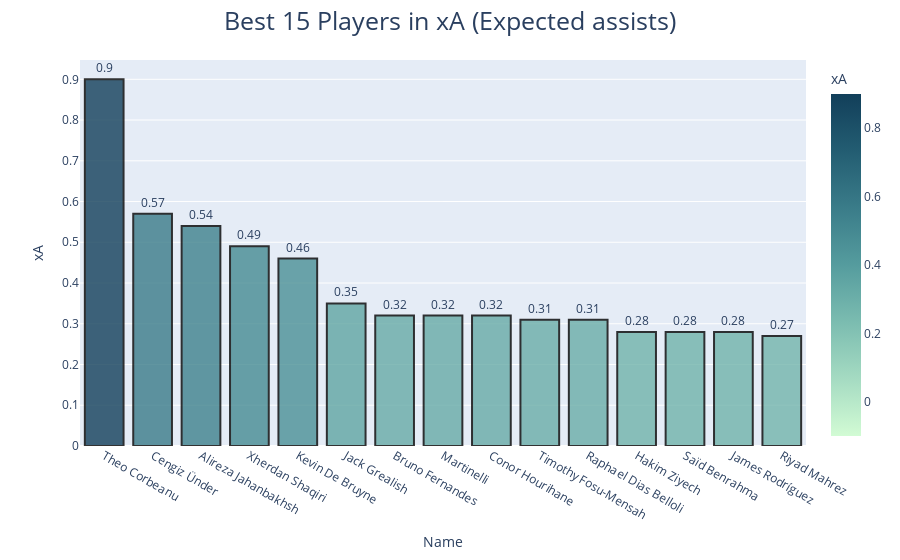

The notebook cell saved with this chart:
### Markdown cell above
### With the same metrics above, we can utilize it in xA (expected assists), first we look to the TOP 15 players in xA:

### Code cell
assist_xg = px.bar(data_frame=premier.nlargest(15,'xA')[['xA', 'Name']],
                  x='Name', y='xA', color='xA', text='xA', color_continuous_scale='darkmint',
                  color_continuous_midpoint=0.4, opacity=0.8)
assist_xg.update_layout(title_text='Best 15 Players in xA (Expected assists)', title_x=0.5, 
                        title_font=dict(size=25))
assist_xg.update_traces(marker=dict(line=dict(color='#000000', width=2)), textposition='outside')

### Figure 1 — Plotly figure (JSON) as saved in the notebook; plotly's stock layout.template omitted (floating-point values rounded to 4 significant figures)
{"data": [{"hovertemplate": "Name=%{x}<br>xA=%{marker.color}<extra></extra>", "legendgroup": "", "marker": {"color": [0.9, 0.57, 0.54, 0.49, 0.46, 0.35, 0.32, 0.32, 0.32, 0.31, 0.31, 0.28, 0.28, 0.28, 0.27], "coloraxis": "coloraxis", "line": {"color": "#000000", "width": 2}, "opacity": 0.8, "pattern": {"shape": ""}}, "name": "", "orientation": "v", "showlegend": false, "text": [0.9, 0.57, 0.54, 0.49, 0.46, 0.35, 0.32, 0.32, 0.32, 0.31, 0.31, 0.28, 0.28, 0.28, 0.27], "textposition": "outside", "type": "bar", "x": ["Theo Corbeanu", "Cengiz Ünder", "Alireza Jahanbakhsh", "Xherdan Shaqiri", "Kevin De Bruyne", "Jack Grealish", "Bruno Fernandes", "Martinelli", "Conor Hourihane", "Timothy Fosu-Mensah", "Raphael Dias Belloli", "Hakim Ziyech", "Saïd Benrahma", "James Rodríguez", "Riyad Mahrez"], "xaxis": "x", "y": [0.9, 0.57, 0.54, 0.49, 0.46, 0.35, 0.32, 0.32, 0.32, 0.31, 0.31, 0.28, 0.28, 0.28, 0.27], "yaxis": "y"}], "layout": {"barmode": "relative", "coloraxis": {"cmid": 0.4, "colorbar": {"title": {"text": "xA"}}, "colorscale": [[0, "rgb(210, 251, 212)"], [0.1667, "rgb(165, 219, 194)"], [0.3333, "rgb(123, 188, 176)"], [0.5, "rgb(85, 156, 158)"], [0.6667, "rgb(58, 124, 137)"], [0.8333, "rgb(35, 93, 114)"], [1, "rgb(18, 63, 90)"]]}, "legend": {"tracegroupgap": 0}, "margin": {"t": 60}, "title": {"font": {"size": 25}, "text": "Best 15 Players in xA (Expected assists)", "x": 0.5}, "xaxis": {"anchor": "y", "domain": [0, 1], "title": {"text": "Name"}}, "yaxis": {"anchor": "x", "domain": [0, 1], "title": {"text": "xA"}}}}
